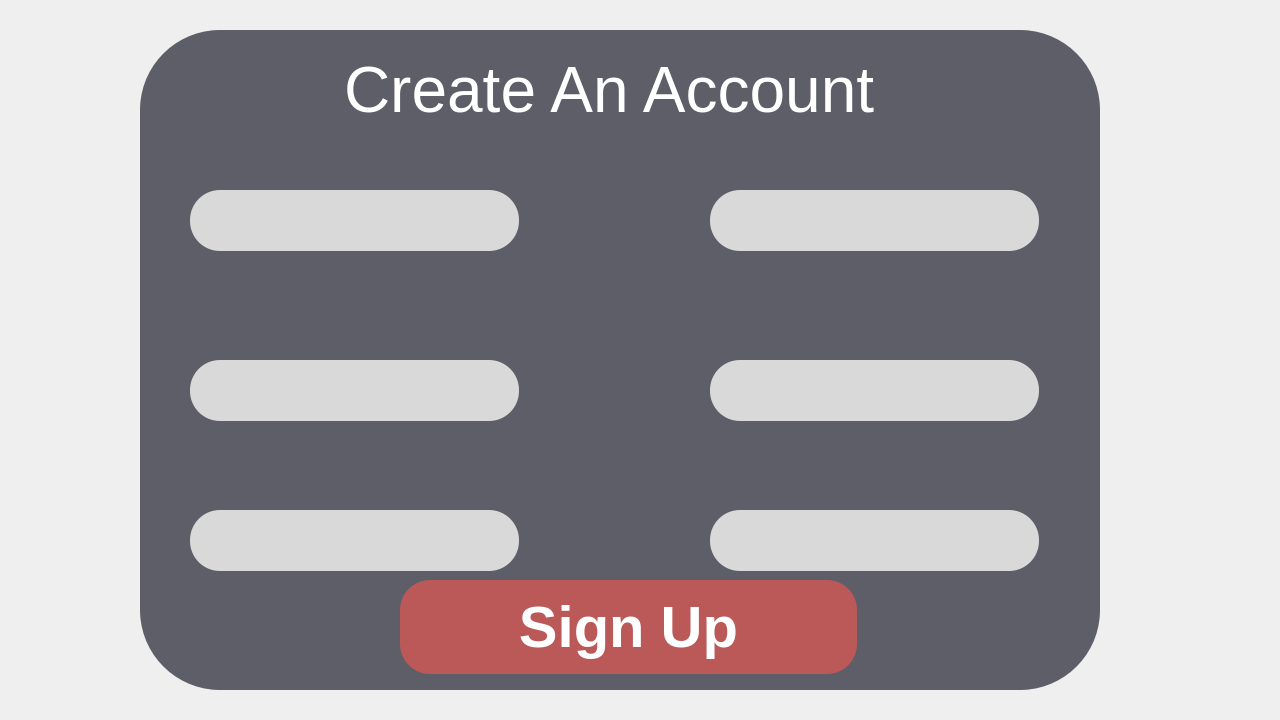
<?xml version="1.0" encoding="UTF-8"?>
<ui version="4.0">
 <class>Player</class>
 <widget class="QDialog" name="Player">
  <property name="geometry">
   <rect>
    <x>0</x>
    <y>0</y>
    <width>1280</width>
    <height>720</height>
   </rect>
  </property>
  <property name="windowTitle">
   <string>Dialog</string>
  </property>
  <property name="styleSheet">
   <string notr="true"/>
  </property>
  <widget class="QLabel" name="label">
   <property name="geometry">
    <rect>
     <x>140</x>
     <y>30</y>
     <width>960</width>
     <height>660</height>
    </rect>
   </property>
   <property name="styleSheet">
    <string notr="true">background: rgba(30,31,46,0.70);
border-radius: 80px;
opacity:</string>
   </property>
   <property name="text">
    <string/>
   </property>
  </widget>
  <widget class="QTextEdit" name="textEdit">
   <property name="geometry">
    <rect>
     <x>340</x>
     <y>50</y>
     <width>551</width>
     <height>101</height>
    </rect>
   </property>
   <property name="autoFillBackground">
    <bool>true</bool>
   </property>
   <property name="styleSheet">
    <string notr="true">border:none;
font-family: 'Inter';
font-style: normal;
font-weight: 900;
font-size: 48px;
line-height: 58px;
color: #FFFFFF;
background: rgba(0,0,0,0.0)
</string>
   </property>
   <property name="html">
    <string>&lt;!DOCTYPE HTML PUBLIC &quot;-//W3C//DTD HTML 4.0//EN&quot; &quot;http://www.w3.org/TR/REC-html40/strict.dtd&quot;&gt;
&lt;html&gt;&lt;head&gt;&lt;meta name=&quot;qrichtext&quot; content=&quot;1&quot; /&gt;&lt;meta charset=&quot;utf-8&quot; /&gt;&lt;style type=&quot;text/css&quot;&gt;
p, li { white-space: pre-wrap; }
hr { height: 1px; border-width: 0; }
li.unchecked::marker { content: &quot;\2610&quot;; }
li.checked::marker { content: &quot;\2612&quot;; }
&lt;/style&gt;&lt;/head&gt;&lt;body style=&quot; font-family:'Inter'; font-size:48px; font-weight:900; font-style:normal;&quot;&gt;
&lt;p style=&quot; margin-top:0px; margin-bottom:0px; margin-left:0px; margin-right:0px; -qt-block-indent:0; text-indent:0px;&quot;&gt;&lt;span style=&quot; font-family:'Segoe UI'; font-size:48pt; font-weight:400;&quot;&gt;Create An Account&lt;/span&gt;&lt;/p&gt;&lt;/body&gt;&lt;/html&gt;</string>
   </property>
  </widget>
  <widget class="QLineEdit" name="Username">
   <property name="geometry">
    <rect>
     <x>190</x>
     <y>190</y>
     <width>329</width>
     <height>61</height>
    </rect>
   </property>
   <property name="autoFillBackground">
    <bool>false</bool>
   </property>
   <property name="styleSheet">
    <string notr="true">background: #D9D9D9;
border-radius: 30px;
font-family: 'Inter';
font-style: normal;
font-weight: 900;
font-size: 48px;
line-height: 58px;
display: flex;
align-items: center;
text-align::placeholder: center;
</string>
   </property>
   <property name="text">
    <string/>
   </property>
   <property name="alignment">
    <set>Qt::AlignCenter</set>
   </property>
   <property name="readOnly">
    <bool>false</bool>
   </property>
   <property name="clearButtonEnabled">
    <bool>false</bool>
   </property>
  </widget>
  <widget class="QLineEdit" name="Age">
   <property name="geometry">
    <rect>
     <x>190</x>
     <y>360</y>
     <width>329</width>
     <height>61</height>
    </rect>
   </property>
   <property name="styleSheet">
    <string notr="true">background: #D9D9D9;
border-radius: 30px;
font-family: 'Inter';
font-style: normal;
font-weight: 900;
font-size: 48px;
line-height: 58px;
display: flex;
align-items: center;
text-align: center;
</string>
   </property>
   <property name="alignment">
    <set>Qt::AlignCenter</set>
   </property>
  </widget>
  <widget class="QLineEdit" name="Password">
   <property name="geometry">
    <rect>
     <x>190</x>
     <y>510</y>
     <width>329</width>
     <height>61</height>
    </rect>
   </property>
   <property name="styleSheet">
    <string notr="true">background: #D9D9D9;
border-radius: 30px;
font-family: 'Inter';
font-style: normal;
font-weight: 900;
font-size: 48px;
line-height: 58px;
display: flex;
align-items: center;
text-align: center;
</string>
   </property>
   <property name="alignment">
    <set>Qt::AlignCenter</set>
   </property>
  </widget>
  <widget class="QLineEdit" name="Name">
   <property name="geometry">
    <rect>
     <x>710</x>
     <y>190</y>
     <width>329</width>
     <height>61</height>
    </rect>
   </property>
   <property name="styleSheet">
    <string notr="true">background: #D9D9D9;
border-radius: 30px;
font-family: 'Inter';
font-style: normal;
font-weight: 900;
font-size: 48px;
line-height: 58px;
display: flex;
align-items: center;
text-align: center;

</string>
   </property>
   <property name="text">
    <string/>
   </property>
   <property name="alignment">
    <set>Qt::AlignCenter</set>
   </property>
  </widget>
  <widget class="QLineEdit" name="Passsword2">
   <property name="geometry">
    <rect>
     <x>710</x>
     <y>510</y>
     <width>329</width>
     <height>61</height>
    </rect>
   </property>
   <property name="styleSheet">
    <string notr="true">background: #D9D9D9;
border-radius: 30px;
font-family: 'Inter';
font-style: normal;
font-weight: 900;
font-size: 48px;
line-height: 58px;
display: flex;
align-items: center;
text-align: center;
</string>
   </property>
   <property name="alignment">
    <set>Qt::AlignCenter</set>
   </property>
  </widget>
  <widget class="QLineEdit" name="Email">
   <property name="geometry">
    <rect>
     <x>710</x>
     <y>360</y>
     <width>329</width>
     <height>61</height>
    </rect>
   </property>
   <property name="styleSheet">
    <string notr="true">background: #D9D9D9;
border-radius: 30px;
font-family: 'Inter';
font-style: normal;
font-weight: 900;
font-size: 48px;
line-height: 58px;
display: flex;
align-items: center;
text-align: center;
</string>
   </property>
   <property name="alignment">
    <set>Qt::AlignCenter</set>
   </property>
  </widget>
  <widget class="QPushButton" name="pushButton">
   <property name="geometry">
    <rect>
     <x>400</x>
     <y>580</y>
     <width>457</width>
     <height>94</height>
    </rect>
   </property>
   <property name="styleSheet">
    <string notr="true">background: #BB5858;
display: flex;
border-radius: 30px;
font-family: 'Inter';
font-style: normal;
font-weight: 900;
font-size: 58px;
line-height: 70px;
align-items: center;
text-align: center;

color: #FFFFFF;
</string>
   </property>
   <property name="text">
    <string>Sign Up</string>
   </property>
  </widget>
  <widget class="QLabel" name="label_2">
   <property name="geometry">
    <rect>
     <x>0</x>
     <y>0</y>
     <width>1280</width>
     <height>720</height>
    </rect>
   </property>
   <property name="text">
    <string/>
   </property>
  </widget>
  <zorder>label_2</zorder>
  <zorder>label</zorder>
  <zorder>textEdit</zorder>
  <zorder>Username</zorder>
  <zorder>Age</zorder>
  <zorder>Password</zorder>
  <zorder>Name</zorder>
  <zorder>Passsword2</zorder>
  <zorder>Email</zorder>
  <zorder>pushButton</zorder>
 </widget>
 <resources/>
 <connections/>
</ui>
